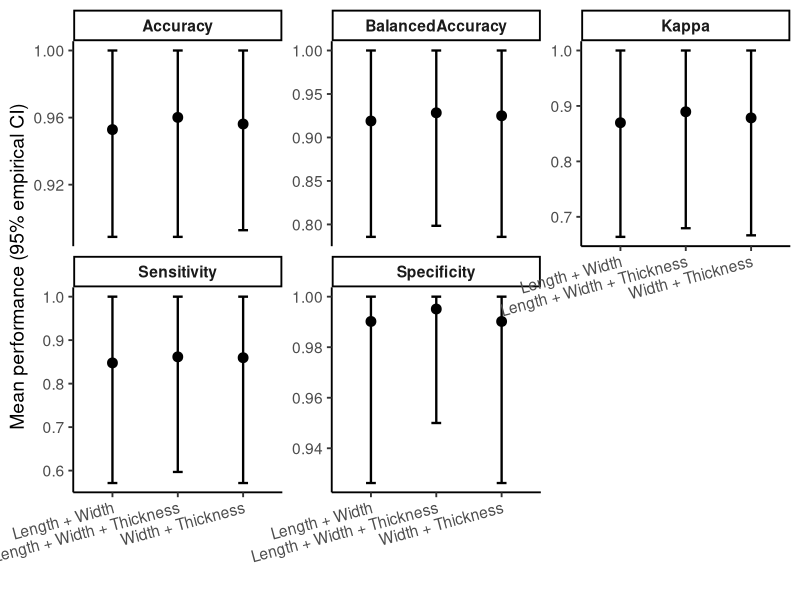
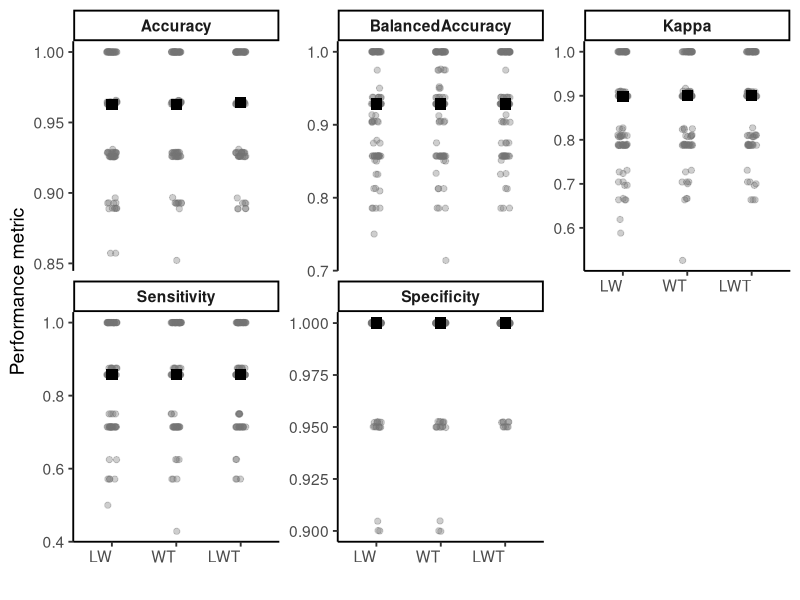
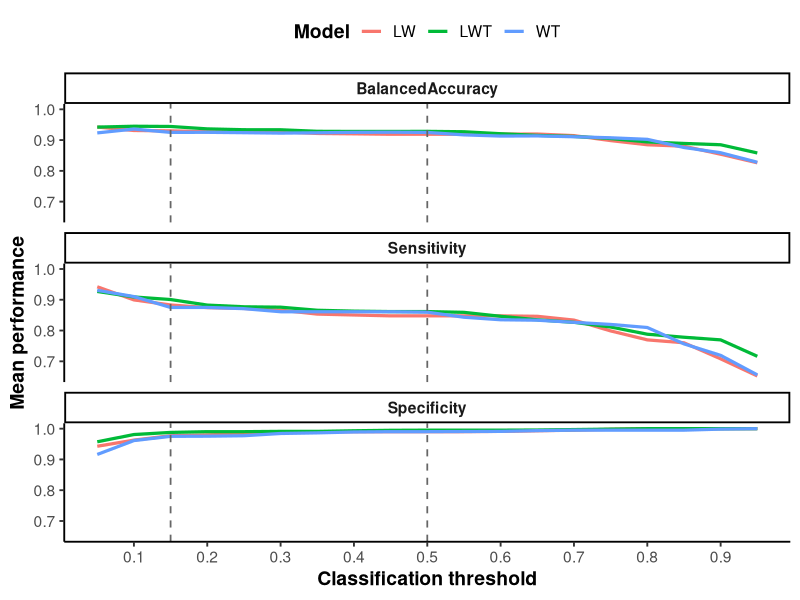
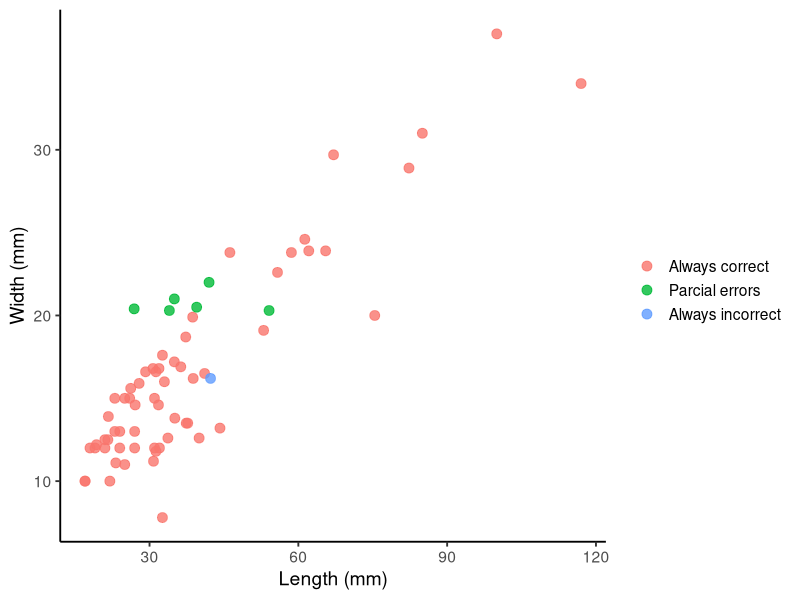
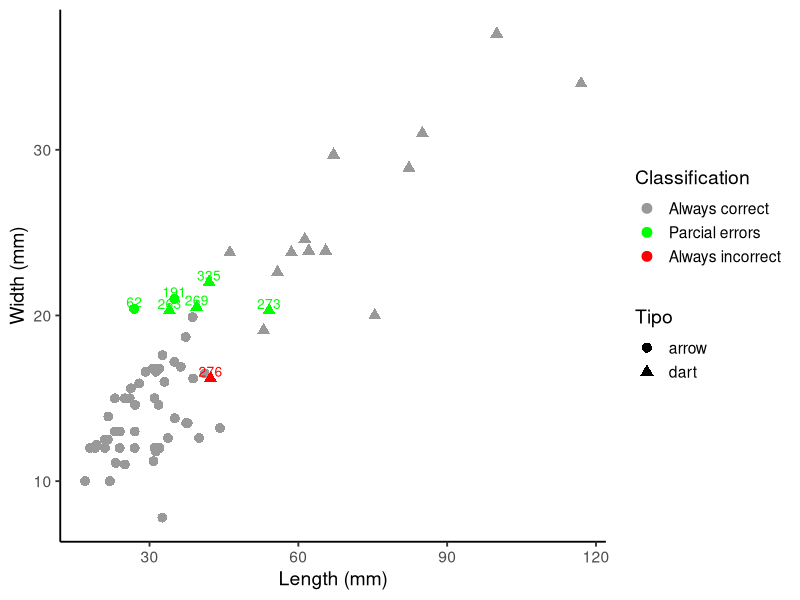
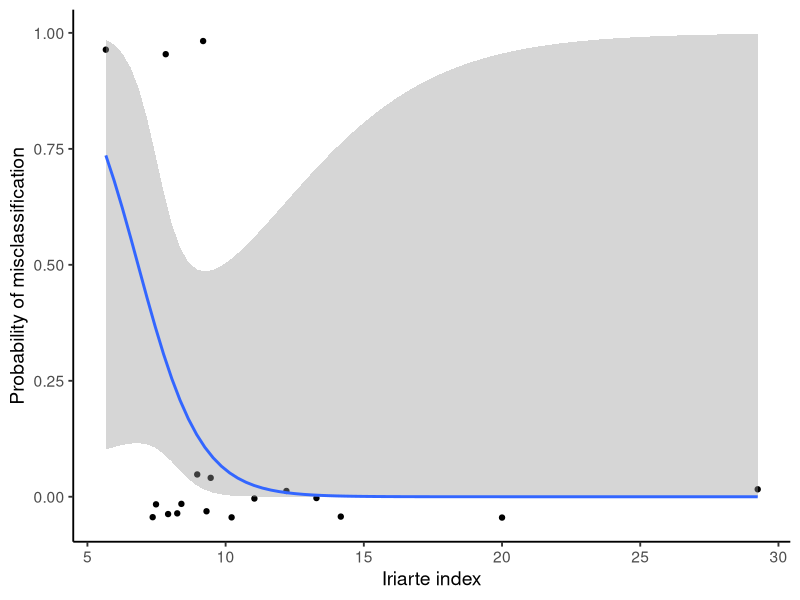
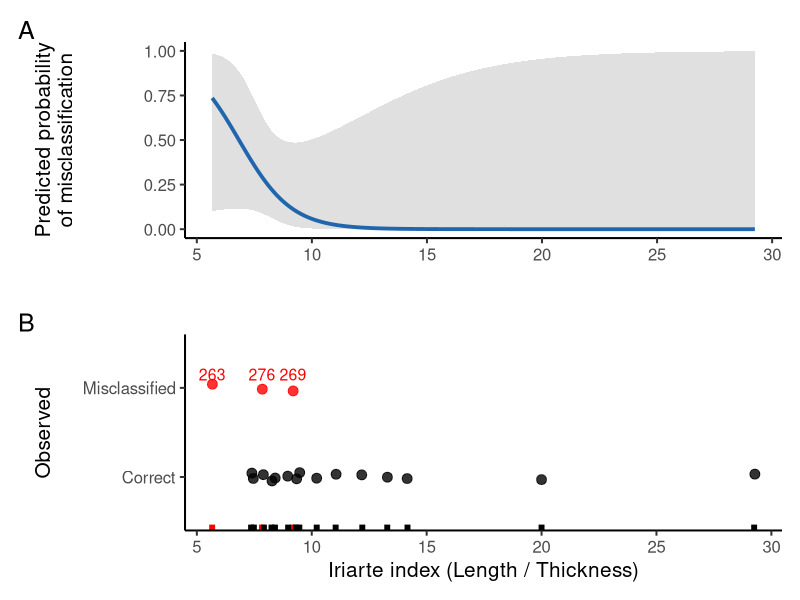
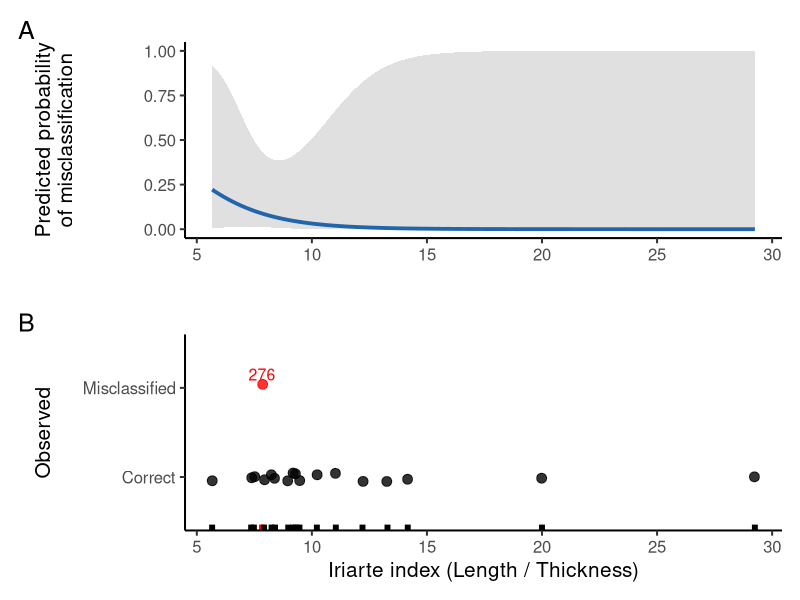

Write the R code that produced these figures, in order.
## ---- chunk 1
#001
# Load required libraries
library(dplyr)
library(caret)
library(ggplot2)
library(MASS)
library(tidyr)
library(purrr)
## ---- chunk 2
#002
# Load the dataset
master_LDA<-read.table("LDA_master.txt", header=T, row.names=1)

## ---- chunk 3
#003
# Inspect the dataset
head(master_LDA)

summary(master_LDA)

table(master_LDA$type, useNA = "ifany")

## ---- chunk 4
#004
# Create training and test sets
set.seed(123)


train_index <- createDataPartition(master_LDA$type,
                                   p = 0.80,
                                   list = FALSE)

train <- master_LDA[train_index, ]
test  <- master_LDA[-train_index, ]

## ---- chunk 5
#005
# Prepare the length and width model


set.seed(2026)

pred_vars <- c("length", "width")

# standardization only with train
pp <- preProcess(train[, pred_vars],
                 method = c("center", "scale"))

train_std <- train
train_std[, pred_vars] <- predict(pp, train[, pred_vars])

# pred to de test set
test_std <- test
test_std[, pred_vars] <- predict(pp, test[, pred_vars])
## ---- chunk 6
#006
# Fit the first LDA model
lda_mod1 <- lda(type ~ length + width,
                data = train_std)

lda_mod1
## ---- chunk 7
#007
# Predict with the first model
pred1 <- predict(lda_mod1, newdata = test_std)

head(pred1$posterior)

## ---- chunk 8
#008
# Extract first-model probabilities
test_std$prob_dart <- pred1$posterior[, "dart"]

## ---- chunk 9
#009
# Apply 0.15 and 0.50 thresholds

test_std$pred015 <- ifelse(test_std$prob_dart >= 0.15,
                           "dart",
                           "arrow")

test_std$pred050 <- ifelse(test_std$prob_dart >= 0.50,
                           "dart",
                           "arrow")
## ---- chunk 10
#010
# Evaluate first-model classifications

cm015 <- confusionMatrix(
  factor(test_std$pred015,
         levels=c("arrow","dart")),
  factor(test_std$type,
         levels=c("arrow","dart")),
  positive="dart"
)

cm050 <- confusionMatrix(
  factor(test_std$pred050,
         levels=c("arrow","dart")),
  factor(test_std$type,
         levels=c("arrow","dart")),
  positive="dart"
)
## ---- chunk 11
#011
# Review first-model results
print(cm015)

print(cm050)
## ---- chunk 12
#012
# Configure repeated cross-validation

set.seed(2026)

ctrl <- trainControl(
  method = "repeatedcv",
  number = 10,          # 10 folds
  repeats = 10,         # repetido 10 veces
  classProbs = TRUE,
  savePredictions = "final"
)
## ---- chunk 13
#013
# Run analysis step
set.seed(2026)

lda_cv1 <- train(
  type ~ length + width,
  data = train,
  method = "lda",
  trControl = ctrl,
  preProcess = c("center", "scale"),
  metric = "Accuracy"
)
## ---- chunk 14
#014
# Review first-model cross-validation
print(lda_cv1)

print(lda_cv1$results)
## ---- chunk 15
#015
# Generate model predictions
#####modelo 2 type ~ width + thickness

set.seed(2026)

# Variables predictoras
pred_vars2 <- c("width", "thickness")

# Ajustar la estandarización SOLO con train
pp2 <- preProcess(train[, pred_vars2],
                 method = c("center", "scale"))

# Aplicarla a train
train_std2 <- train
train_std2[, pred_vars2] <- predict(pp2, train[, pred_vars2])

# Aplicarla a test usando los mismos parámetros
test_std2 <- test
test_std2[, pred_vars2] <- predict(pp2, test[, pred_vars2])

## ---- chunk 16
#016
# Fit the second LDA model
lda_mod2 <- lda(type ~width+thickness,
                data = train_std2)

lda_mod2
## ---- chunk 17
#017
# Generate model predictions
pred2 <- predict(lda_mod2, newdata = test_std2)

head(pred2$posterior)
## ---- chunk 18
#018
# Extract second-model probabilities

test_std2$prob_dart <- pred2$posterior[, "dart"]
## ---- chunk 19
#019
# Apply classification thresholds

test_std2$pred015_2 <- ifelse(test_std2$prob_dart >= 0.15,
                           "dart",
                           "arrow")

test_std2$pred050_2 <- ifelse(test_std2$prob_dart >= 0.50,
                           "dart",
                           "arrow")
## ---- chunk 20
#020
# Evaluate second-model classifications

cm015_2 <- confusionMatrix(
  factor(test_std2$pred015_2,
         levels=c("arrow","dart")),
  factor(test_std2$type,
         levels=c("arrow","dart")),
  positive="dart"
)

cm050_2 <- confusionMatrix(
  factor(test_std2$pred050_2,
         levels=c("arrow","dart")),
  factor(test_std2$type,
         levels=c("arrow","dart")),
  positive="dart"
)
## ---- chunk 21
#021
# Review second-model results

print(cm015_2)

print(cm050_2)

## ---- chunk 22
#022
# 10 fold CV, modelo 2 ##esto es igual

set.seed(2026)

ctrl <- trainControl(
  method = "repeatedcv",
  number = 10,          # 10 folds
  repeats = 10,         # repetido 10 veces
  classProbs = TRUE,
  savePredictions = "final"
)
## ---- chunk 23
#023
# Run analysis step
set.seed(2026)

lda_cv2 <- train(
  type ~ width+thickness,
  data = train,
  method = "lda",
  trControl = ctrl,
  preProcess = c("center", "scale"),
  metric = "Accuracy"
)
## ---- chunk 24
#024
# Review second-model cross-validation
print(lda_cv2)

print(lda_cv2$results)
## ---- chunk 25
#025
# Generate model predictions
#####modelo 3 type ~ length+width + thickness

set.seed(2026)

# Variables predictoras
pred_vars3 <- c( "length", "width", "thickness")

# Ajustar la estandarización SOLO con train
pp3 <- preProcess(train[, pred_vars3],
                 method = c("center", "scale"))

# Aplicarla a train
train_std3 <- train
train_std3[, pred_vars3] <- predict(pp3, train[, pred_vars3])

# Aplicarla a test usando los mismos parámetros
test_std3 <- test
test_std3[, pred_vars3] <- predict(pp3, test[, pred_vars3])


## ---- chunk 26
#026
# Fit the third LDA model

lda_mod3 <- lda(type ~ length + width+thickness,
                data = train_std3)

lda_mod3
## ---- chunk 27
#027
# Generate model predictions
pred3 <- predict(lda_mod3, newdata = test_std3)

head(pred3$posterior)
## ---- chunk 28
#028
# Extract third-model probabilities

test_std3$prob_dart <- pred3$posterior[, "dart"]
## ---- chunk 29
#029
# Apply classification thresholds

test_std3$pred015_3 <- ifelse(test_std3$prob_dart >= 0.15,
                           "dart",
                           "arrow")

test_std3$pred050_3 <- ifelse(test_std3$prob_dart >= 0.50,
                           "dart",
                           "arrow")
## ---- chunk 30
#030
# Evaluate third-model classifications

cm015_3 <- confusionMatrix(
  factor(test_std3$pred015_3,
         levels=c("arrow","dart")),
  factor(test_std3$type,
         levels=c("arrow","dart")),
  positive="dart"
)

cm050_3 <- confusionMatrix(
  factor(test_std3$pred050_3,
         levels=c("arrow","dart")),
  factor(test_std3$type,
         levels=c("arrow","dart")),
  positive="dart"
)
## ---- chunk 31
#031
# Review third-model results

print(cm015_3)

print(cm050_3)

## ---- chunk 32
#032
# 10 fold CV, modelo 3 ##esto es igual

set.seed(2026)

ctrl <- trainControl(
  method = "repeatedcv",
  number = 10,          # 10 folds
  repeats = 10,         # repetido 10 veces
  classProbs = TRUE,
  savePredictions = "final"
)
## ---- chunk 33
#033
# Run analysis step
set.seed(2026)

lda_cv3 <- train(
  type ~ length + width+thickness,
  data = train,
  method = "lda",
  trControl = ctrl,
  preProcess = c("center", "scale"),
  metric = "Accuracy"
)
## ---- chunk 34
#034
# Review third-model cross-validation
print(lda_cv3)

print(lda_cv3$results)
## ---- chunk 35
#035
# Collect the fitted models

modelos <- list(
  m1 = lda_cv1,
  m2 = lda_cv2,
  m3 = lda_cv3
)

## ---- chunk 36
#036
# Calculate cross-validation metrics

extract_metrics <- function(modelo, nombre){

   modelo$pred %>%
    group_by(Resample) %>%
    group_modify(~{

      cm <- confusionMatrix(
        factor(.x$pred,
               levels = c("arrow","dart")),
        factor(.x$obs,
               levels = c("arrow","dart")),
        positive = "dart"
      )

      tibble(
        Accuracy = unname(cm$overall["Accuracy"]),
        Kappa = unname(cm$overall["Kappa"]),
        Sensitivity = unname(cm$byClass["Sensitivity"]),
        Specificity = unname(cm$byClass["Specificity"]),
        BalancedAccuracy = unname(cm$byClass["Balanced Accuracy"])
      )

    }) %>%

    mutate(Model = nombre)
}
## ---- chunk 37
#037
# extraer metricas 3 modelos

m1 <- extract_metrics(lda_cv1, "Length + Width")

m2 <- extract_metrics(lda_cv2, "Width + Thickness")

m3 <- extract_metrics(lda_cv3, "Length + Width + Thickness")
## ---- chunk 38
#038
# Combine model metrics
metricas <- bind_rows(m1, m2, m3)
## ---- chunk 39
#039
# Summarize model performance
#####comparacion modelos intervalos empiricos 95%


##check metricas
metricas %>%
  group_by(Model) %>%
  summarise(
    n = n(),
    Accuracy = mean(Accuracy),
    BA = mean(BalancedAccuracy),
    Sensitivity = mean(Sensitivity),
    Specificity = mean(Specificity),
    Kappa = mean(Kappa)
  )
## ---- chunk 40
#040
# Summarize model performance
metricas_long <- metricas %>%
  pivot_longer(
    cols = c(
      Accuracy,
      BalancedAccuracy,
      Sensitivity,
      Specificity,
      Kappa
    ),
    names_to = "Metric",
    values_to = "Value"
  )
## ---- chunk 41
#041
# Summarize model performance
resumen_metrica <- function(x){

  tibble(
    media = mean(x),
    sd = sd(x),
    mediana = median(x),
    LI95 = quantile(x, 0.025),
    LS95 = quantile(x, 0.975)
  )

}


resumen <- metricas %>%
  pivot_longer(
    cols = c(Accuracy,
             BalancedAccuracy,
             Sensitivity,
             Specificity,
             Kappa),
    names_to = "Metric",
    values_to = "Value"
  ) %>%
  group_by(Model, Metric) %>%
  group_modify(~ resumen_metrica(.x$Value))

## ---- chunk 42
#042
# Run analysis step
print(resumen)
## ---- chunk 43
#043
# Plot model performance

ggplot(resumen,
       aes(x = Model,
           y = media)) +

  geom_point(size = 3,
             colour = "black") +

  geom_errorbar(aes(ymin = LI95,
                    ymax = LS95),
                width = .15,
                linewidth = .8) +

  facet_wrap(~Metric,
             ncol = 3,
             scales = "free_y") +

  labs(x = "",
       y = "Mean performance (95% empirical CI)") +

  theme_classic(base_size = 14) +

  theme(
    strip.background = element_rect(fill = "white",
                                    colour = "black"),
    strip.text = element_text(face = "bold"),
    axis.text.x = element_text(angle = 15,
                               hjust = 1)
  )

## ---- chunk 44
#044
# Summarize model performance
metricas_long$Model <- factor(
  metricas_long$Model,
  levels = c(
    "Length + Width",
    "Width + Thickness",
    "Length + Width + Thickness"
  ),
  labels = c("LW", "WT", "LWT")
)
## ---- chunk 45
#045
# Visualize analysis results
ggplot(metricas_long,
       aes(x = Model,
           y = Value)) +

  geom_jitter(width = 0.08,
              alpha = 0.35,
              size = 1.8,
              colour = "grey45") +

  stat_summary(fun = median,
               geom = "point",
               shape = 15,
               size = 3.5,
               colour = "black") +

  facet_wrap(~Metric,
             ncol = 3,
             scales = "free_y") +

  labs(x = "",
       y = "Performance metric") +

  theme_classic(base_size = 14) +

  theme(
    legend.position = "none",
    strip.background = element_rect(fill = "white",
                                    colour = "black"),
    strip.text = element_text(face = "bold"),
    axis.text.x = element_text(angle = 0,
                               hjust = 1)
  )
## ---- chunk 46
#046
# Evaluate classification performance


threshold_curve <- function(modelo,
                            nombre,
                            thresholds = seq(0.05,0.95,0.05)){

  resultados <- list()

  for(th in thresholds){

    tmp <- modelo$pred %>%

      group_by(Resample) %>%

      group_modify(~{

        pred <- factor(
          ifelse(.x$dart >= th,
                 "dart",
                 "arrow"),
          levels=c("arrow","dart")
        )

        cm <- confusionMatrix(
          pred,
          factor(.x$obs,
                 levels=c("arrow","dart")),
          positive="dart"
        )

        tibble(

          Sensitivity = unname(cm$byClass["Sensitivity"]),

          Specificity = unname(cm$byClass["Specificity"]),

          BalancedAccuracy =
            unname(cm$byClass["Balanced Accuracy"])

        )

      }) %>%

      mutate(

        Threshold = th,

        Model = nombre

      )

    resultados[[length(resultados)+1]] <- tmp

  }

  bind_rows(resultados)

}
## ---- chunk 47
#047
# Analyze classification thresholds
thr1 <- threshold_curve(lda_cv1,"LW")

thr2 <- threshold_curve(lda_cv2,"WT")

thr3 <- threshold_curve(lda_cv3,"LWT")
## ---- chunk 48
#048
# Run analysis step
thresholds <- bind_rows(
  thr1,
  thr2,
  thr3
)
## ---- chunk 49
#049
# 95%
thr_summary <-

thresholds %>%

pivot_longer(

cols=c(
Sensitivity,
Specificity,
BalancedAccuracy),

names_to="Metric",

values_to="Value"

) %>%

group_by(

Model,

Metric,

Threshold

) %>%

summarise(

Mean=mean(Value),

LI95=quantile(Value,.025),

LS95=quantile(Value,.975),

.groups="drop"

)
## ---- chunk 50
#050
# Visualize analysis results

ggplot(thr_summary,
       aes(x = Threshold,
           y = Mean,
           colour = Model)) +

  geom_line(linewidth = 1.1) +

  ## Thresholds discutidos por Buchanan
  geom_vline(xintercept = c(0.15, 0.50),
             linetype = "dashed",
             colour = "grey40",
             linewidth = 0.6) +

  facet_wrap(~Metric,
             ncol = 1) +

  coord_cartesian(ylim = c(0.65, 1.00)) +

  scale_x_continuous(
    breaks = seq(0.1, 0.9, 0.1)
  ) +

  labs(
    x = "Classification threshold",
    y = "Mean performance",
    colour = "Model"
  ) +

  theme_classic(base_size = 14) +

  theme(
    legend.position = "top",
    legend.title = element_text(face = "bold"),
    strip.background = element_rect(fill = "white",
                                    colour = "black"),
    strip.text = element_text(face = "bold"),
    axis.title = element_text(face = "bold")
  )
## ---- chunk 51
#051
# Build the classification table
tabla <- data.frame(
  ID   = rownames(test),
  Real = test$type,
  stringsAsFactors = FALSE
)

head(tabla)
## ---- chunk 52
#052
# Classification threshold = 0.15
tabla$LW015 <- ifelse(
  pred1$posterior[, "dart"] >= 0.15,
  "dart",
  "arrow"
)

## Classification threshold = 0.50
tabla$LW050 <- ifelse(
  pred1$posterior[, "dart"] >= 0.50,
  "dart",
  "arrow"
)

## P (Dart)
tabla$Prob_LW <- tabla$Prob_LW <- round(pred1$posterior[, "dart"], 4)

## Missclasification rate
tabla$LW015_OK <- ifelse(
  tabla$LW015 == tabla$Real,
  "✓",
  "✗"
)

tabla$LW050_OK <- ifelse(
  tabla$LW050 == tabla$Real,
  "✓",
  "✗"
)
## ---- chunk 53
#053
# Run analysis step
tabla$LW_Cambio <- ifelse(tabla$LW015 != tabla$LW050,
                          "Yes",
                          "No")

## ---- chunk 54
#054
# Run analysis step
tabla$N_aciertos <-
  rowSums(tabla[, c("LW015_OK",
                    "LW050_OK")] == "✓")
## ---- chunk 55
#055
# Run analysis step
## MODEL 2 (Width + Thickness)
##==========================

## Threshold = 0.15
tabla$WT015 <- ifelse(
  pred2$posterior[, "dart"] >= 0.15,
  "dart",
  "arrow"
)

## Threshold = 0.50
tabla$WT050 <- ifelse(
  pred2$posterior[, "dart"] >= 0.50,
  "dart",
  "arrow"
)

## Posterior prob
tabla$Prob_WT <- signif(
  pred2$posterior[, "dart"],
  3
)

## Correct / Incorrec
tabla$WT015_OK <- ifelse(
  tabla$WT015 == tabla$Real,
  "✓",
  "✗"
)

tabla$WT050_OK <- ifelse(
  tabla$WT050 == tabla$Real,
  "✓",
  "✗"
)

## table
tabla$WT_Cambio <- ifelse(
  tabla$WT015 != tabla$WT050,
  "Sí",
  "No"
)
## ---- chunk 56
#056
# Run analysis step
## MODEL 3 (Length + Width + Thickness)
##==========================

tabla$LWT015 <- ifelse(
  pred3$posterior[, "dart"] >= 0.15,
  "dart",
  "arrow"
)

tabla$LWT050 <- ifelse(
  pred3$posterior[, "dart"] >= 0.50,
  "dart",
  "arrow"
)

tabla$Prob_LWT <- signif(
  pred3$posterior[, "dart"],
  3
)

tabla$LWT015_OK <- ifelse(
  tabla$LWT015 == tabla$Real,
  "✓",
  "✗"
)

tabla$LWT050_OK <- ifelse(
  tabla$LWT050 == tabla$Real,
  "✓",
  "✗"
)

tabla$LWT_Cambio <- ifelse(
  tabla$LWT015 != tabla$LWT050,
  "Sí",
  "No"
)
## ---- chunk 57
#057
#   summary

tabla$N_aciertos <- rowSums(
  tabla[, c(
    "LW015_OK","LW050_OK",
    "WT015_OK","WT050_OK",
    "LWT015_OK","LWT050_OK"
  )] == "✓"
)

tabla$N_errores <- 6 - tabla$N_aciertos
## ---- chunk 58
#058
# Run analysis step
tabla$Categoria <- cut(
  tabla$N_errores,
  breaks = c(-1, 0, 5, 6),
  labels = c("Always correct",
             "Parcial errors",
             "Always incorrect")
)
## ---- chunk 59
#059
# Run analysis step
medidas <- data.frame(
  ID = rownames(master_LDA),
  length = master_LDA$length,
  width = master_LDA$width,
  thickness = master_LDA$thickness
)

tabla_plot <- merge(tabla, medidas, by = "ID")
## ---- chunk 60
#060
# Visualize analysis results


ggplot(tabla_plot,
       aes(x = length,
           y = width,
           color = Categoria)) +

  geom_point(size = 3, alpha = 0.8) +

  theme_classic(base_size = 14) +

  labs(
    x = "Length (mm)",
    y = "Width (mm)",
    color = ""
  )
## ---- chunk 61
#061
# Run analysis step
tabla$length    <- test$length
tabla$width     <- test$width
tabla$thickness <- test$thickness
## ---- chunk 62
#062
# Run analysis step
tabla$Grupo <- cut(
  tabla$N_errores,
  breaks = c(-1, 0, 2, 6),
  labels = c("0", "1–2", "3–6")
)
## ---- chunk 63
#063
# Visualize analysis results
ggplot(tabla,
       aes(x = length,
           y = width,
           colour = Categoria,
           shape = Real)) +

  geom_point(size = 3) +

  geom_text(
    data = subset(tabla, N_errores > 0),
    aes(label = ID),
    nudge_y = 0.4,
    size = 3.5,
    show.legend = FALSE
  ) +

  scale_shape_manual(values = c(16,17)) +

  scale_colour_manual(
    values = c(
      "Always correct" = "grey60",
      "Parcial errors" = "green",
      "Always incorrect" = "red"
    )
  ) +

  theme_classic(base_size = 14) +

  labs(
    x = "Length (mm)",
    y = "Width (mm)",
    colour = "Classification",
    shape = "Tipo"
  )
## ---- chunk 64
#064
# List misclassified specimens

errores <- subset(tabla, N_errores > 0)

errores
## ---- chunk 65
#065
# Run analysis step
errores <- errores[
  order(-errores$N_errores),
  c("ID",
    "Real",
    "length",
    "width",
    "thickness",
    "N_errores",
    "Prob_LW",
    "Prob_WT",
    "Prob_LWT",
    "LW015",
    "WT015",
    "LWT015")
]

errores
## ---- chunk 66
#066
# Calculate the Iriarte index

tabla$Iriarte <- tabla$length / tabla$thickness
## ---- chunk 67
#067
# Run analysis step
dart <- subset(tabla, Real == "dart")

dart$Misclassified <- ifelse(
  dart$LW015 == "arrow",
  1,0)

table(dart$Misclassified)
## ---- chunk 68
#068
# Fit logistic regression
mod_log <- glm(
  Misclassified ~ Iriarte,
  family = binomial,
  data = dart
)

summary(mod_log)
## ---- chunk 69
#069
# Run analysis step
exp(coef(mod_log))
## ---- chunk 70
#070
# Run analysis step
exp(confint(mod_log))
## ---- chunk 71
#071
# Run analysis step
anova(mod_log,
      test="Chisq")
## ---- chunk 72
#072
# Run analysis step
reduccion_error=(0.4149904-1)

reduccion_error

## ---- chunk 73
#073
# Visualize analysis results

ggplot(dart,
       aes(Iriarte,
           Misclassified)) +

  geom_jitter(
    height = 0.05,
    width = 0
  ) +

  stat_smooth(
    method = "glm",
    method.args = list(family = "binomial"),
    se = TRUE
  ) +

  theme_classic(base_size = 14) +

  labs(
    x = "Iriarte index",
    y = "Probability of misclassification"
  )
## ---- chunk 74
#074
# Load required packages
library(pscl)

pR2(mod_log)
## ---- chunk 75
#075
# Load required packages
library(pROC)

roc_obj <- roc(
  dart$Misclassified,
  fitted(mod_log)
)

auc(roc_obj)
## ---- chunk 76
#076
# Generate model predictions
predict(
  mod_log,
  newdata=data.frame(Iriarte=c(6,12)),
  type="response"
)
## ---- chunk 77
#077
# Run analysis step
range(dart$Iriarte)
## ---- chunk 78
#078
# Visualize analysis results
library(ggplot2)
library(patchwork)

## Predicciones
newdat <- data.frame(
  Iriarte = seq(min(dart$Iriarte),
                max(dart$Iriarte),
                length.out = 300)
)

pred <- predict(mod_log,
                newdata = newdat,
                type = "link",
                se.fit = TRUE)

newdat$fit <- plogis(pred$fit)
newdat$lwr <- plogis(pred$fit - 1.96*pred$se.fit)
newdat$upr <- plogis(pred$fit + 1.96*pred$se.fit)

##==========================
## Panel A
##==========================

p1 <-

ggplot(newdat,
       aes(Iriarte, fit))+

geom_ribbon(aes(ymin=lwr,
                ymax=upr),
            fill="grey80",
            alpha=.6)+

geom_line(linewidth=1.3,
          colour="#2166AC")+

theme_classic(base_size=15)+

coord_cartesian(ylim=c(0,1))+

labs(x="",
     y="Predicted probability\nof misclassification")

##==========================
## Panel B
##==========================

p2 <-

ggplot(dart,
       aes(Iriarte,
           factor(Misclassified)))+

geom_rug(aes(colour=factor(Misclassified)),
         sides="b",
         linewidth=2)+

geom_point(aes(colour=factor(Misclassified)),
           size=3,
           alpha=.8,
           position=position_jitter(height=.05))+

geom_text(
  data=subset(dart,Misclassified==1),
  aes(label=ID),
  nudge_y=.15,
  show.legend=FALSE,
  colour="red",
  size=4
)+

scale_y_discrete(
  labels=c("Correct","Misclassified")
)+

scale_colour_manual(
  values=c("black","red"),
  guide="none"
)+

theme_classic(base_size=15)+

labs(x="Iriarte index (Length / Thickness)",
     y="Observed")

##==========================
## Final plot
##==========================

p1/p2 +
plot_annotation(tag_levels="A")
## ---- chunk 79
#079
# Run analysis step
## WT
##=====================================

dart <- subset(tabla, Real == "dart")

dart$Misclassified <- ifelse(
  dart$WT015 == "arrow",
  1,0
)

table(dart$Misclassified)
## ---- chunk 80
#080
# Fit logistic regression
mod_log_WT <- glm(
  Misclassified ~ Iriarte,
  family = binomial,
  data = dart
)

summary(mod_log_WT)
## ---- chunk 81
#081
# Run analysis step
exp(coef(mod_log_WT))

exp(confint(mod_log_WT))
## ---- chunk 82
#082
# Run analysis step
anova(
  mod_log_WT,
  test="Chisq"
)
## ---- chunk 83
#083
# Run analysis step
roc_obj_WT <- roc(
  dart$Misclassified,
  fitted(mod_log_WT)
)

auc(roc_obj_WT)
## ---- chunk 84
#084
# Generate model predictions
predict(
  mod_log_WT,
  newdata=data.frame(
    Iriarte=c(6,12)
  ),
  type="response"
)
## ---- chunk 85
#085
# Generate model predictions
newdat <- data.frame(
  Iriarte=seq(
    min(dart$Iriarte),
    max(dart$Iriarte),
    length.out=300
  )
)

pred <- predict(
  mod_log_WT,
  newdata=newdat,
  type="link",
  se.fit=TRUE
)

newdat$fit <- plogis(pred$fit)
newdat$lwr <- plogis(pred$fit-1.96*pred$se.fit)
newdat$upr <- plogis(pred$fit+1.96*pred$se.fit)
## ---- chunk 86
#086
# Visualize analysis results

## Panel A
##==========================

p1 <-

ggplot(newdat,
       aes(Iriarte, fit))+

geom_ribbon(aes(ymin=lwr,
                ymax=upr),
            fill="grey80",
            alpha=.6)+

geom_line(linewidth=1.3,
          colour="#2166AC")+

theme_classic(base_size=15)+

coord_cartesian(ylim=c(0,1))+

labs(x="",
     y="Predicted probability\nof misclassification")

##==========================
## Panel B
##==========================

p2 <-

ggplot(dart,
       aes(Iriarte,
           factor(Misclassified)))+

geom_rug(aes(colour=factor(Misclassified)),
         sides="b",
         linewidth=2)+

geom_point(aes(colour=factor(Misclassified)),
           size=3,
           alpha=.8,
           position=position_jitter(height=.05))+

geom_text(
  data=subset(dart,Misclassified==1),
  aes(label=ID),
  nudge_y=.15,
  show.legend=FALSE,
  colour="red",
  size=4
)+

scale_y_discrete(
  labels=c("Correct","Misclassified")
)+

scale_colour_manual(
  values=c("black","red"),
  guide="none"
)+

theme_classic(base_size=15)+

labs(x="Iriarte index (Length / Thickness)",
     y="Observed")

##==========================
## Final plot
##==========================

p1/p2 +
plot_annotation(tag_levels="A")
## ---- chunk 87
#088
# Run analysis step
## LWT
##=====================================

dart <- subset(tabla, Real == "dart")

dart$Misclassified <- ifelse(
  dart$LWT015 == "arrow",
  1,0
)

table(dart$Misclassified)
## ---- chunk 88
#089
# Logit model LWT
mod_log_LWT <- glm(
  Misclassified ~ Iriarte,
  family = binomial,
  data = dart
)

summary(mod_log_LWT)
## ---- chunk 89
#090
# ODD ratios
exp(coef(mod_log_LWT))

exp(confint(mod_log_LWT))

## ---- chunk 90
#091
# Run the likelihood-ratio test
anova(
  mod_log_LWT,
  test = "Chisq"
)
## ---- chunk 91
#092
# Calculate pseudo-R-squared
pR2(mod_log_LWT)
## ---- chunk 92
#093
# Evaluate the ROC curve
roc_obj_LWT <- roc(
  dart$Misclassified,
  fitted(mod_log_LWT)
)

auc(roc_obj_LWT)
## ---- chunk 93
#094
# Generate predicted probabilities
predict(
  mod_log_LWT,
  newdata = data.frame(Iriarte = c(6,12)),
  type = "response"
)
## ---- chunk 94
#095
# Prepare regression plot data


newdat <- data.frame(
  Iriarte = seq(min(dart$Iriarte),
                max(dart$Iriarte),
                length.out = 300)
)

pred <- predict(
  mod_log_LWT,
  newdata = newdat,
  type = "link",
  se.fit = TRUE
)

newdat$fit <- plogis(pred$fit)
newdat$lwr <- plogis(pred$fit - 1.96 * pred$se.fit)
newdat$upr <- plogis(pred$fit + 1.96 * pred$se.fit)
## ---- chunk 95
#096
# Visualize analysis results

## Panel A
##==========================

p1 <-

ggplot(newdat,
       aes(Iriarte, fit))+

geom_ribbon(aes(ymin=lwr,
                ymax=upr),
            fill="grey80",
            alpha=.6)+

geom_line(linewidth=1.3,
          colour="#2166AC")+

theme_classic(base_size=15)+

coord_cartesian(ylim=c(0,1))+

labs(x="",
     y="Predicted probability\nof misclassification")

##==========================
## Panel B
##==========================

p2 <-

ggplot(dart,
       aes(Iriarte,
           factor(Misclassified)))+

geom_rug(aes(colour=factor(Misclassified)),
         sides="b",
         linewidth=2)+

geom_point(aes(colour=factor(Misclassified)),
           size=3,
           alpha=.8,
           position=position_jitter(height=.05))+

geom_text(
  data = subset(dart, Misclassified == "Misclassified"),
  aes(label=ID),
  nudge_y=.15,
  show.legend=FALSE,
  colour="red",
  size=4
)+

scale_y_discrete(
  labels=c("Correct","Misclassified")
)+

scale_colour_manual(
  values=c("black","red"),
  guide="none"
)+

theme_classic(base_size=15)+

labs(x="Iriarte index (Length / Thickness)",
     y="Observed")

##==========================
## Final plot
##==========================

p1/p2 +
plot_annotation(tag_levels="A")
## ---- chunk 96
#097
# Record R session information
sessionInfo()
